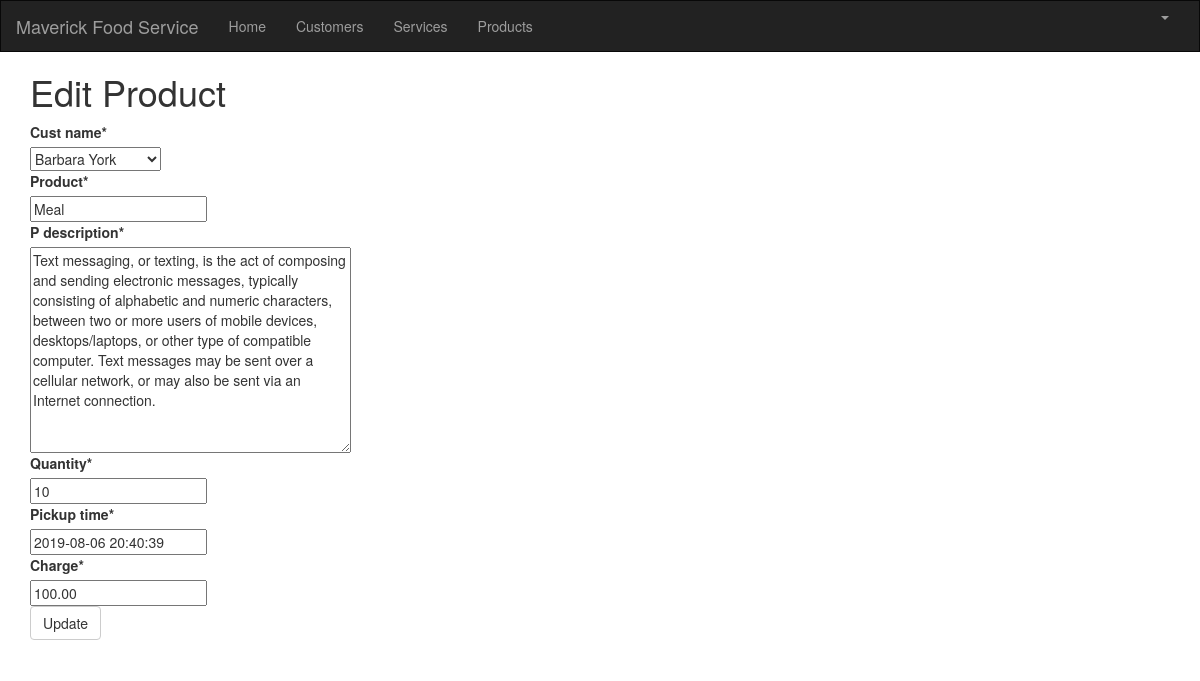
Screenshot of /product/1/edit/ (signed in) with the database file from the repository.
### crm/models.py (models this page shows, shortened)
class Customer(models.Model):
    cust_name = models.CharField(max_length=50)
    organization = models.CharField(max_length=100, blank=True)
    role = models.CharField(max_length=100)
    email = models.EmailField(max_length=100)
    bldgroom = models.CharField(max_length=100)
    address = models.CharField(max_length=200)
    account_number = models.IntegerField(blank=False, null=False)
    city = models.CharField(max_length=50)
    state = models.CharField(max_length=50)
    zipcode = models.CharField(max_length=10)
    phone_number = models.CharField(max_length=50)
    created_date = models.DateTimeField(
        default=timezone.now)
    updated_date = models.DateTimeField(auto_now_add=True)
    def __str__(self):
        return str(self.cust_name)

class Product(models.Model):
    cust_name = models.ForeignKey(Customer, on_delete=models.CASCADE, related_name='products')
    product = models.CharField(max_length=100)
    p_description = models.TextField()
    quantity = models.IntegerField()
    pickup_time = models.DateTimeField(
        default=timezone.now)
    charge = models.DecimalField(max_digits=10, decimal_places=2)
    created_date = models.DateTimeField(
        default=timezone.now)
    updated_date = models.DateTimeField(auto_now_add=True)

### crm/views.py (the view)
# urls.py: path('product/<int:pk>/edit/', views.product_edit, name='product_edit'),
@login_required
def product_edit(request, pk):
   product = get_object_or_404(Product, pk=pk)
   if request.method == "POST":
       form = ProductForm(request.POST, instance=product)
       if form.is_valid():
           product = form.save()
           product.updated_date = timezone.now()
           product.save()
           products = Product.objects.filter(created_date__lte=timezone.now())
           return render(request, 'crm/product_list.html', {'products': products})
   else:
       form = ProductForm(instance=product)
   return render(request, 'crm/product_edit.html', {'form': form})

### crm/forms.py
class ProductForm(forms.ModelForm):
   class Meta:
       model = Product
       fields = ('cust_name', 'product', 'p_description', 'quantity', 'pickup_time', 'charge' )

### crm/templates/crm/product_edit.html
{% extends 'crm/base.html' %}
{% load crispy_forms_tags %}
{% block content %}
    <h1>Edit Product</h1>
    <form method="POST" class="product-form">{% csrf_token %}
         {{ form|crispy }}
        <button type="submit" class="save btn btn-default">Update</button>
    </form>
{% endblock %}

### rows the page displays
Customer: cust_name "Barbara York"
Product: product "Meal", p_description "Text messaging, or texting, is the act of composing and sending electronic messages, typically consisting of alphabetic and numeric characters, between two or more users of mobile devices, desktops/laptops, or other type of compatible computer. Text messages may be sent over a cellular network, or may also be sent via an Internet connection.", quantity "10", pickup_time "2019-08-06 20:40:39", charge "100.00"
